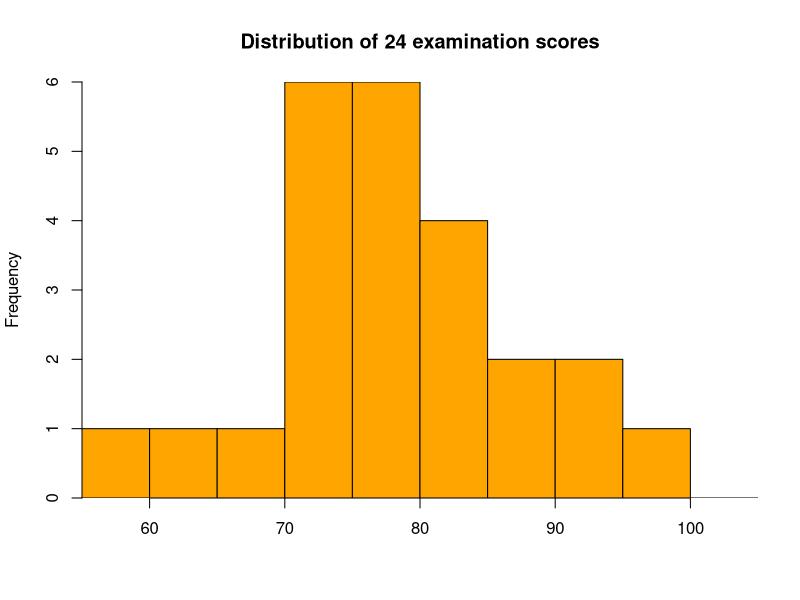

Source code (R):
# HW problem 1.4.13

#  Histogram Plots 
# row1 <- c(25,37,20,31,31,21,12,25,36,27)
# 
# row2 <- c(38,16,40,32,33,24,39,26,27,19)
# 
# cells <- c(row1,row2)
# 
# 
# hist(cells, breaks=seq(7,43,l=8),
#      freq=TRUE,col="orange",main="Histogram",
#      xlab="",ylab="Frequency",yaxs="i",xaxs="i")
# 
row1 <- c(78,74,82,66,94,71,64,88,55,80,73,86)

row2 <- c(91,74,82,75,96,78,84,79,71,83,78,79)

cells <- c(row1,row2)

# hist(cells, breaks=seq(54,105,l=9),
#      freq=TRUE,col="orange",main="Histogram",
#      xlab="",ylab="Frequency",yaxs="i",xaxs="i")


hist(cells, breaks=seq(55,105,l=11),
     freq=TRUE,col="orange",main="Distribution of 24 examination scores",
     xlab="",ylab="Frequency",yaxs="i",xaxs="i")





